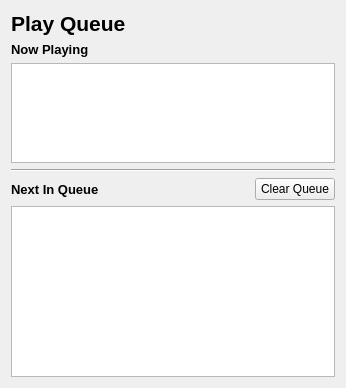
<?xml version="1.0" encoding="UTF-8"?>
<ui version="4.0">
 <class>PlaybackQueueViewPage</class>
 <widget class="QWidget" name="PlaybackQueueViewPage">
  <property name="geometry">
   <rect>
    <x>0</x>
    <y>0</y>
    <width>346</width>
    <height>388</height>
   </rect>
  </property>
  <property name="windowTitle">
   <string>Form</string>
  </property>
  <layout class="QVBoxLayout" name="verticalLayout" stretch="0,0,1,0,0,1">
   <item>
    <widget class="QLabel" name="label">
     <property name="font">
      <font>
       <pointsize>16</pointsize>
       <bold>true</bold>
      </font>
     </property>
     <property name="text">
      <string>Play Queue</string>
     </property>
    </widget>
   </item>
   <item>
    <widget class="QLabel" name="label_3">
     <property name="font">
      <font>
       <pointsize>10</pointsize>
       <bold>true</bold>
      </font>
     </property>
     <property name="text">
      <string>Now Playing</string>
     </property>
    </widget>
   </item>
   <item>
    <widget class="PlaylistPage" name="nowPlayingPlaylist">
     <property name="maximumSize">
      <size>
       <width>16777215</width>
       <height>100</height>
      </size>
     </property>
    </widget>
   </item>
   <item>
    <widget class="Line" name="line">
     <property name="orientation">
      <enum>Qt::Orientation::Horizontal</enum>
     </property>
    </widget>
   </item>
   <item>
    <layout class="QHBoxLayout" name="horizontalLayout">
     <item>
      <widget class="QLabel" name="label_2">
       <property name="font">
        <font>
         <pointsize>10</pointsize>
         <bold>true</bold>
        </font>
       </property>
       <property name="text">
        <string>Next In Queue</string>
       </property>
      </widget>
     </item>
     <item>
      <spacer name="horizontalSpacer">
       <property name="orientation">
        <enum>Qt::Orientation::Horizontal</enum>
       </property>
       <property name="sizeHint" stdset="0">
        <size>
         <width>40</width>
         <height>20</height>
        </size>
       </property>
      </spacer>
     </item>
     <item>
      <widget class="QPushButton" name="clearQueueButton">
       <property name="maximumSize">
        <size>
         <width>100</width>
         <height>16777215</height>
        </size>
       </property>
       <property name="text">
        <string>Clear Queue</string>
       </property>
      </widget>
     </item>
    </layout>
   </item>
   <item>
    <widget class="PlaylistPage" name="nextInQueuePlaylist"/>
   </item>
  </layout>
 </widget>
 <customwidgets>
  <customwidget>
   <class>PlaylistPage</class>
   <extends>QTableView</extends>
   <header>widget/playlistpage.h</header>
  </customwidget>
 </customwidgets>
 <resources/>
 <connections/>
</ui>
